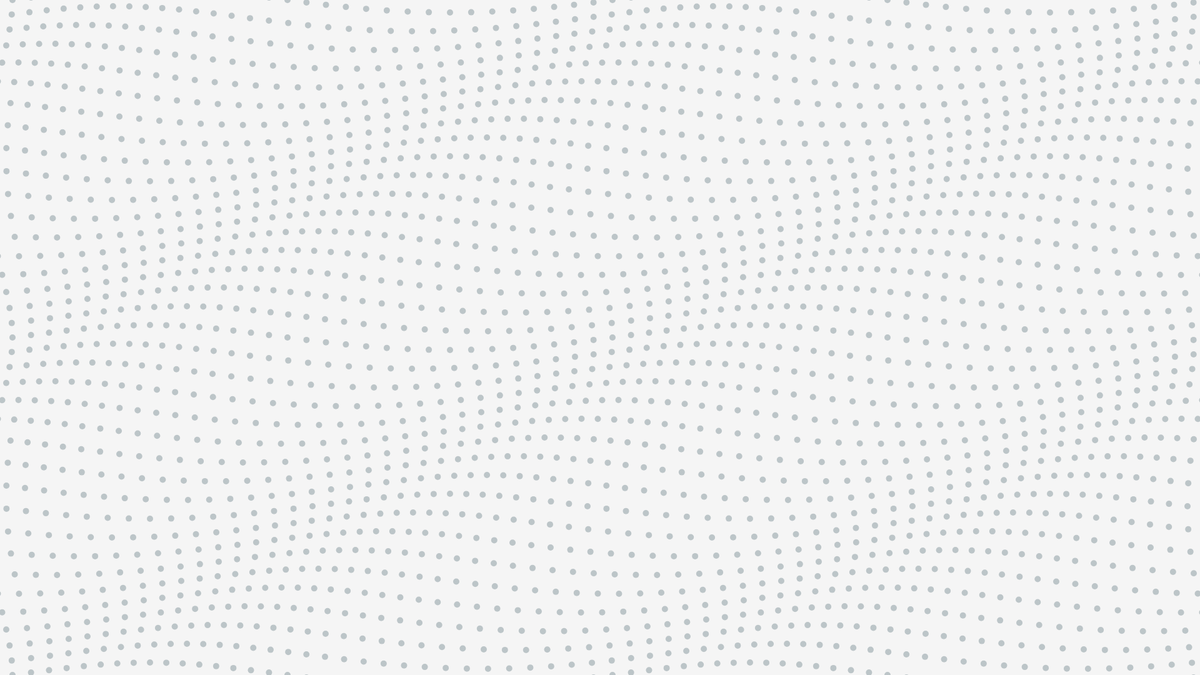
Frame 1 (no input)
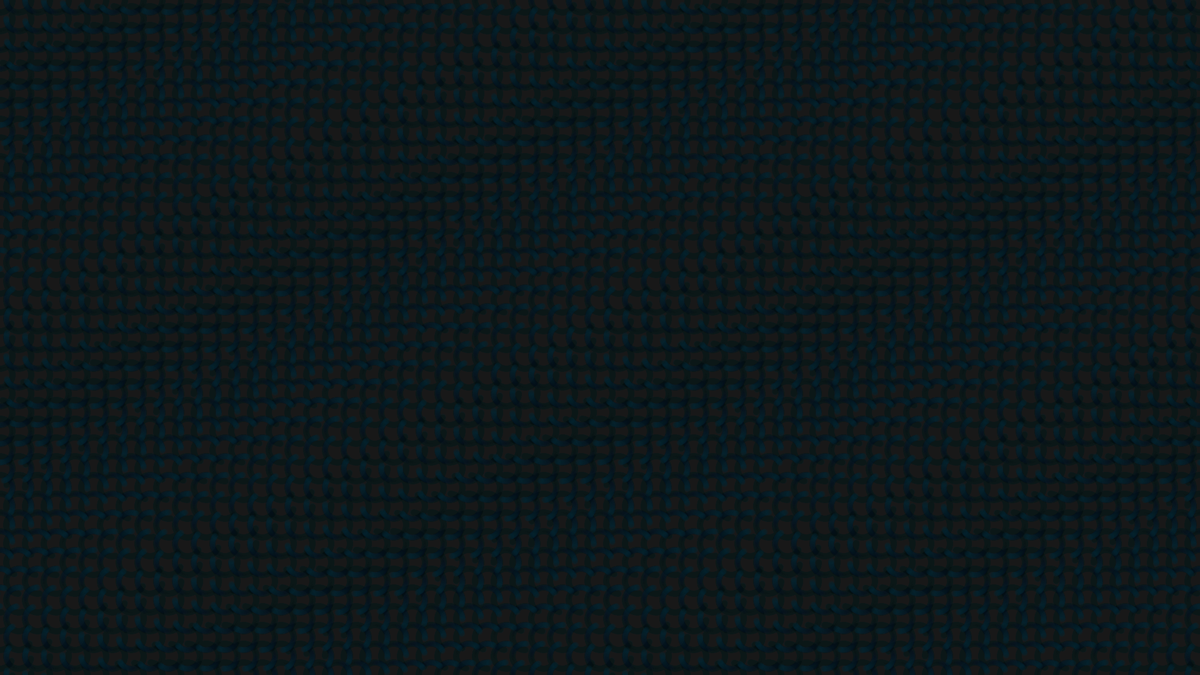
Frame 60 (no input)
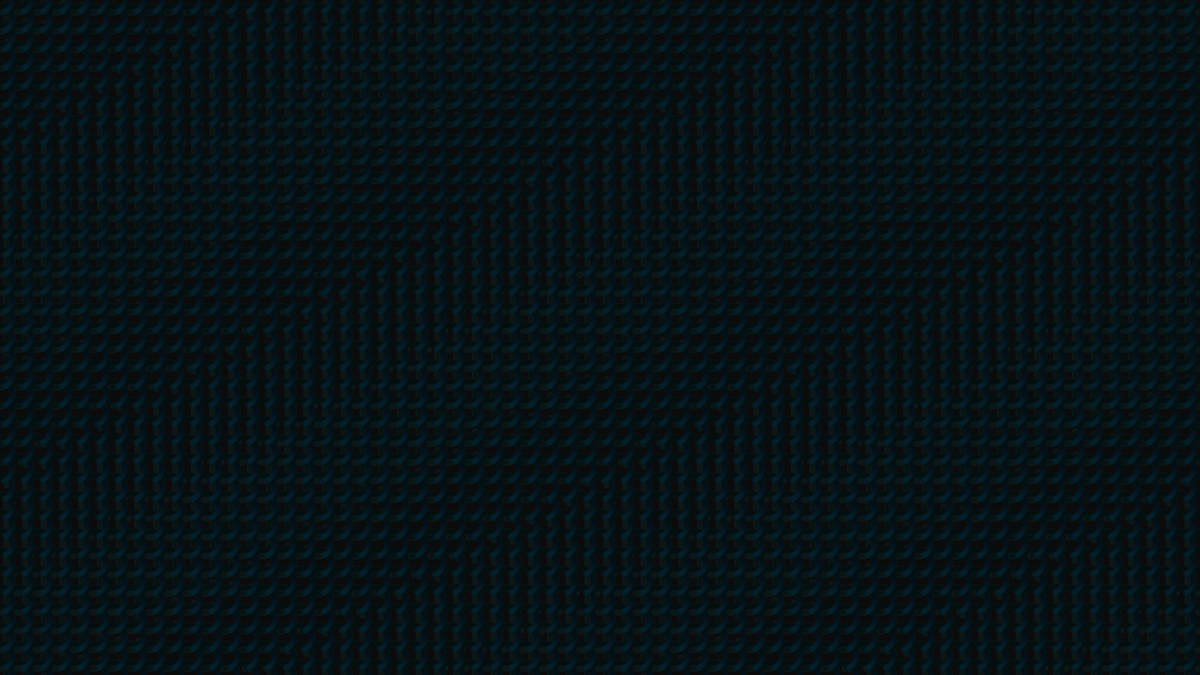
Frame 120 (the mouse pressed at the canvas centre since frame 60)

The p5.js sketch that drew these frames (run headless with seeded random() and noise() and a simulated clock; from frame 60 on, the mouse is pressed at the canvas centre):

// p5.js sketch
// ── sketch.js
/*
 * @name Wavemaker
 * @description This illustrates how waves (like water waves) emerge
 * from particles oscillating in place. Move your mouse to direct the wave.
 * Contributed by Aatish Bhatia, inspired by <a href="https://beesandbombs.tumblr.com/post/45513650541/orbiters">Orbiters</a> by Dave Whyte.
 */

let t = 0; // time variable

function setup() {
  createCanvas(1920, 1080);
  noStroke();
  fill(0, 40, 50, 60);
}

function draw() {
  background(10, 10); // translucent background (creates trails)

  // make a x and y grid of ellipses
  for (let x = 0; x <= width; x = x + 30) {
    for (let y = 0; y <= height; y = y + 30) {
      // starting point of each circle depends on mouse position
      const xAngle = map(mouseX, 0, width, -4 * PI, 4 * PI, true);
      const yAngle = map(mouseY, 0, height, -4 * PI, 4 * PI, true);
      // and also varies based on the particle's location
      const angle = xAngle * (x / width) + yAngle * (y / height);

      // each particle moves in a circle
      const myX = x + 20 * cos(2 * PI * t + angle);
      const myY = y + 20 * sin(2 * PI * t + angle);

      ellipse(myX, myY, 10); // draw particle
    }
  }

  t = t + 0.01; // update time
}
